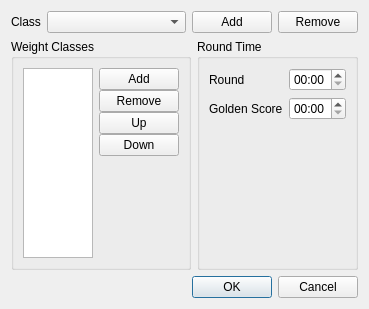
<?xml version="1.0" encoding="UTF-8"?>
<ui version="4.0">
 <class>ClassManagerDlg</class>
 <widget class="QDialog" name="ClassManagerDlg">
  <property name="geometry">
   <rect>
    <x>0</x>
    <y>0</y>
    <width>346</width>
    <height>309</height>
   </rect>
  </property>
  <property name="windowTitle">
   <string>Manage Tournament Classes</string>
  </property>
  <property name="modal">
   <bool>true</bool>
  </property>
  <layout class="QVBoxLayout" name="verticalLayout" stretch="0,0,0">
   <item>
    <layout class="QHBoxLayout" name="horizontalLayout_3" stretch="0,1,0,0">
     <property name="bottomMargin">
      <number>0</number>
     </property>
     <item>
      <widget class="QLabel" name="label_class">
       <property name="text">
        <string>Class</string>
       </property>
      </widget>
     </item>
     <item>
      <widget class="QComboBox" name="comboBox_class">
       <property name="editable">
        <bool>false</bool>
       </property>
       <property name="insertPolicy">
        <enum>QComboBox::InsertAtTop</enum>
       </property>
       <property name="frame">
        <bool>true</bool>
       </property>
      </widget>
     </item>
     <item>
      <widget class="QPushButton" name="pushButton_add">
       <property name="text">
        <string>Add</string>
       </property>
      </widget>
     </item>
     <item>
      <widget class="QPushButton" name="pushButton_remove">
       <property name="text">
        <string>Remove</string>
       </property>
       <property name="autoDefault">
        <bool>true</bool>
       </property>
      </widget>
     </item>
    </layout>
   </item>
   <item>
    <layout class="QHBoxLayout" name="horizontalLayout_8">
     <property name="rightMargin">
      <number>0</number>
     </property>
     <property name="bottomMargin">
      <number>0</number>
     </property>
     <item>
      <widget class="QGroupBox" name="groupBox">
       <property name="title">
        <string>Weight Classes</string>
       </property>
       <layout class="QHBoxLayout" name="horizontalLayout_9">
        <item>
         <widget class="QListWidget" name="listWidget_weights">
          <property name="sortingEnabled">
           <bool>false</bool>
          </property>
         </widget>
        </item>
        <item>
         <layout class="QVBoxLayout" name="verticalLayout_5">
          <property name="spacing">
           <number>0</number>
          </property>
          <property name="rightMargin">
           <number>0</number>
          </property>
          <item>
           <widget class="QPushButton" name="pushButton_add_weight">
            <property name="toolTip">
             <string>Add a new weight class</string>
            </property>
            <property name="text">
             <string>Add</string>
            </property>
           </widget>
          </item>
          <item>
           <widget class="QPushButton" name="pushButton_remove_weight">
            <property name="toolTip">
             <string>Remove the currently selected weight class</string>
            </property>
            <property name="text">
             <string>Remove</string>
            </property>
            <property name="autoDefault">
             <bool>true</bool>
            </property>
           </widget>
          </item>
          <item>
           <widget class="QPushButton" name="pushButton_up">
            <property name="toolTip">
             <string>Add a new weight class</string>
            </property>
            <property name="text">
             <string>Up</string>
            </property>
           </widget>
          </item>
          <item>
           <widget class="QPushButton" name="pushButton_down">
            <property name="toolTip">
             <string>Add a new weight class</string>
            </property>
            <property name="text">
             <string>Down</string>
            </property>
           </widget>
          </item>
          <item>
           <spacer name="verticalSpacer_2">
            <property name="orientation">
             <enum>Qt::Vertical</enum>
            </property>
            <property name="sizeHint" stdset="0">
             <size>
              <width>20</width>
              <height>40</height>
             </size>
            </property>
           </spacer>
          </item>
         </layout>
        </item>
       </layout>
      </widget>
     </item>
     <item>
      <widget class="QGroupBox" name="groupBox_2">
       <property name="title">
        <string>Round Time</string>
       </property>
       <layout class="QFormLayout" name="formLayout">
        <property name="fieldGrowthPolicy">
         <enum>QFormLayout::AllNonFixedFieldsGrow</enum>
        </property>
        <item row="0" column="0">
         <widget class="QLabel" name="label_roundTime">
          <property name="text">
           <string>Round</string>
          </property>
         </widget>
        </item>
        <item row="0" column="1">
         <widget class="QTimeEdit" name="timeEdit_round">
          <property name="frame">
           <bool>true</bool>
          </property>
          <property name="buttonSymbols">
           <enum>QAbstractSpinBox::UpDownArrows</enum>
          </property>
          <property name="displayFormat">
           <string notr="true">mm:ss</string>
          </property>
         </widget>
        </item>
        <item row="2" column="0">
         <widget class="QLabel" name="label_goldenScore">
          <property name="text">
           <string>Golden Score</string>
          </property>
         </widget>
        </item>
        <item row="2" column="1">
         <widget class="QTimeEdit" name="timeEdit_goldenScore">
          <property name="frame">
           <bool>true</bool>
          </property>
          <property name="buttonSymbols">
           <enum>QAbstractSpinBox::UpDownArrows</enum>
          </property>
          <property name="displayFormat">
           <string notr="true">mm:ss</string>
          </property>
         </widget>
        </item>
       </layout>
      </widget>
     </item>
    </layout>
   </item>
   <item>
    <widget class="QDialogButtonBox" name="buttonBox">
     <property name="orientation">
      <enum>Qt::Horizontal</enum>
     </property>
     <property name="standardButtons">
      <set>QDialogButtonBox::Cancel|QDialogButtonBox::Ok</set>
     </property>
    </widget>
   </item>
  </layout>
 </widget>
 <resources/>
 <connections>
  <connection>
   <sender>buttonBox</sender>
   <signal>accepted()</signal>
   <receiver>ClassManagerDlg</receiver>
   <slot>accept()</slot>
   <hints>
    <hint type="sourcelabel">
     <x>248</x>
     <y>254</y>
    </hint>
    <hint type="destinationlabel">
     <x>157</x>
     <y>274</y>
    </hint>
   </hints>
  </connection>
  <connection>
   <sender>buttonBox</sender>
   <signal>rejected()</signal>
   <receiver>ClassManagerDlg</receiver>
   <slot>reject()</slot>
   <hints>
    <hint type="sourcelabel">
     <x>316</x>
     <y>260</y>
    </hint>
    <hint type="destinationlabel">
     <x>286</x>
     <y>274</y>
    </hint>
   </hints>
  </connection>
 </connections>
</ui>
